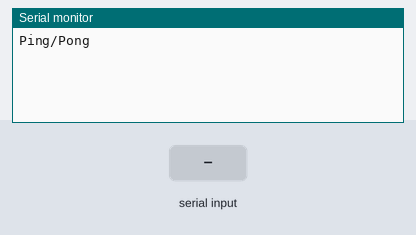
Recording of a sketch running on a simulated Arduino Uno, built with avr-gcc and run on an emulated ATmega328P. On the bench: the last lines printed to the serial monitor. Inputs (shaded band) come from the test bench.

Above: at 1.2 s.
1.3 s: "1\n" received over Serial
At 1.9 s:
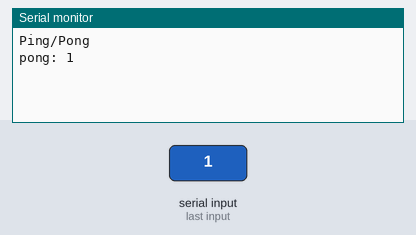
2.8 s: byte 10 ('\n') received over Serial
At 4.0 s:
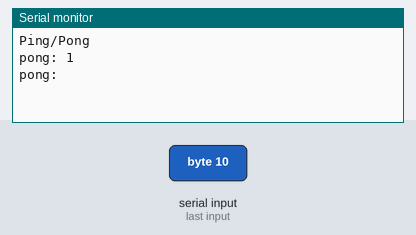
4.3 s: "0\n" received over Serial
At 5.4 s:
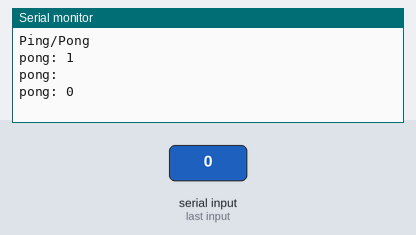

The sketch:

ping_pong.ino
```cpp
/**
 * financeCoding@gmail.com
 */
char character;
String content = "pong: ";

void setup() {
  Serial.begin(9600);
  Serial.println("Ping/Pong\n");
}

void loop() {
  if (Serial.available()) {
    character = Serial.read();
    content.concat(character);
    if (character == '\n') {
      Serial.print(content);
      content = "pong: ";
    }
  }
}
```

Measured:
- after the input at 1.3 s, the serial monitor: prints a new line at once (image 1)
- after the input at 2.8 s, the serial monitor: prints a new line at once (image 2)
- after the input at 4.3 s, the serial monitor: prints a new line at once (image 3)
